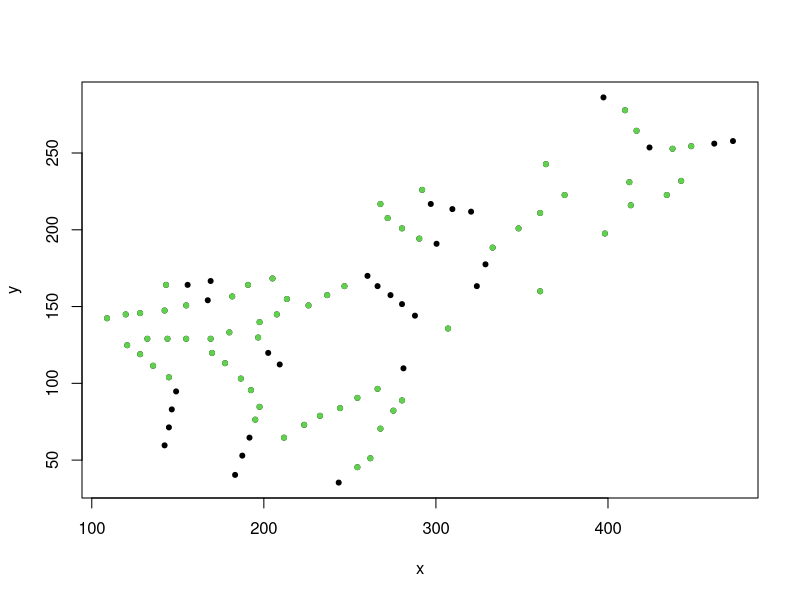

This figure's R source:
### presenza assenza del Phoxinus phoxinus (VAI) nel bacino idrologico del fiume Doub nel massiccio del Jurat
## abbiamo a disposizione le seguenti variabili (tutte ricodificate in modo da assumere valori tra 0 e 9)
## x,y coordinate dei siti di monitoraggio
##Alt altitude 
##Das Distance from the source
##Pen (log(x + 1) where x is the slope (per mil * 100)
##Smm Sezione media (bagnata)
##Qmm debito medio
##Vme Velocità media
##Tmm Temperatura media 
##Con Conduttività
##pH
##Dur total hardness of water (mg/l of Calcium)
##Cl
##SO4
##PO4
##NO3
##N
##O2
##OXY dissolved oxygen 
##DBO biological demand for oxygen
#### alla ricerca del modello ottimo 
dati=read.table("exlogit.csv",header=T,sep=";")
summary(dati)
plot(dati$x,dati$y,pch=20,xlab="x",ylab="y")
points(dati$x[dati$pa==1],dati$y[dati$pa==1],pch=20,col=3)
######################
attach(dati)
aic=AIC(glm(pa~1,data=dati,family=binomial(link="logit")))
for(i in 2:ncol(dati)){
	aic=c(aic,AIC(glm(pa~dati[,i],family=binomial(link="logit"))))
	
}
###min i=5 Das AIC=62.43
i=5
summary(glm(pa~dati[,i],family=binomial(link="logit")))

dati2=dati[,-c(1,5)]
aic=c()
for(i in 1:ncol(dati2)){
	aic[i]=AIC(glm(pa~Das+dati2[,i],data=dati,family=binomial(link="logit")))
}
match(min(aic),aic)
####min i=19, DBO AIC=56.281

dati2=dati[,-c(1,5,21)]

aic=c()
for(i in 1:ncol(dati2)){
	aic[i]=AIC(glm(pa~Das+DBO+dati2[,i],data=dati,family=binomial(link="logit")))
}
match(min(aic),aic)
####min i=8, Tmm AIC=48.54950

summary(glm(pa~Das+DBO+Tmm,data=dati,family=binomial(link="logit"))) ### ~~64% di devianza spiegata

dati2=dati[,-c(1,5,21,10)]

aic=c()
for(i in 1:ncol(dati2)){
	aic[i]=AIC(glm(pa~Das+DBO+Tmm+dati2[,i],data=dati,family=binomial(link="logit")))
}
match(min(aic),aic)
colnames(dati2)[3]

### min i=3 Alt, AIC=47.36471

summary(glm(pa~Das+DBO+Tmm+Alt,data=dati,family=binomial(link="logit")))


dati2=dati[,-c(1,5,21,10,4)]

aic=c()
for(i in 1:ncol(dati2)){
	aic[i]=AIC(glm(pa~Das+DBO+Tmm+Alt+dati2[,i],data=dati,family=binomial(link="logit")))
}
match(min(aic),aic)
### min i=5 Qmm AIC=47.40885 notiamo che l'AIC ricomincia a crescere, controlliamo la devianza spiegata

summary(glm(pa~Das+DBO+Tmm+Alt+Qmm,data=dati,family=binomial(link="logit")))

### studiando il summary del modello vediamo che:

# - con l'introduzione di Qmm la variabile Alt è diventata non significativa
# - la devianza residua è diminuita rispetta al modello precedente ma di pochissimo
# - l'AIC è leggeremente più elevato del precedente

# da un punto di vista statistico è migliore il modello senza Qmm

#### quindi
modello=glm(pa~Das+DBO+Tmm+Alt,data=dati,family=binomial(link="logit"))

### valutiamo il modello in senso previsivo, ovvero il mio modello predice correttamente le presenze e le assenze?

pred=ifelse(predict(modello,type="response")>=0.5,1,0)
### ifelse assegna valore 1 quando il valore di probabilità di osservare 1 è >=0.5, 0 altrimenti
### costruiamo una tabella in cui incrociamo i valori di p/a osservati e quelli predetti dal modello
table(dati$pa,pred)
### il modello sbaglia in solo 6 casi su 92, quindi possiamo affermare che dal punto di vista previsivo il modello è valido